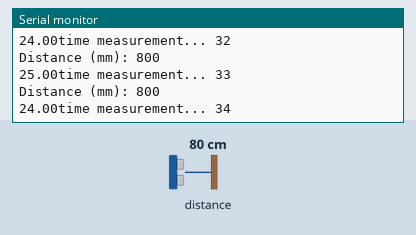
Recording of a sketch running on a simulated Arduino Uno, built with avr-gcc and run on an emulated ATmega328P. On the bench: the last lines printed to the serial monitor. The test bench sets the inputs (shaded band); at power-on: distance to the obstacle 80 cm.

Above: at 1.2 s.
1.3 s: distance to the obstacle set to 250 cm
At 1.37 s:
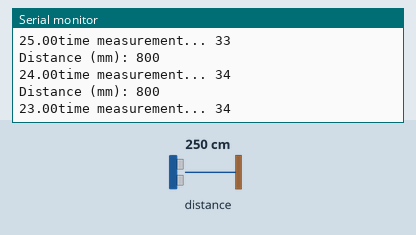
3.0 s: distance to the obstacle set to 2 cm
At 3.11 s:
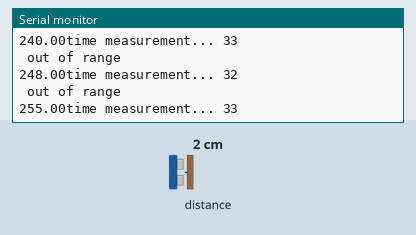
Timing chart, 0 to 6.0 s (numbered marks = the images above; inputs shaded):
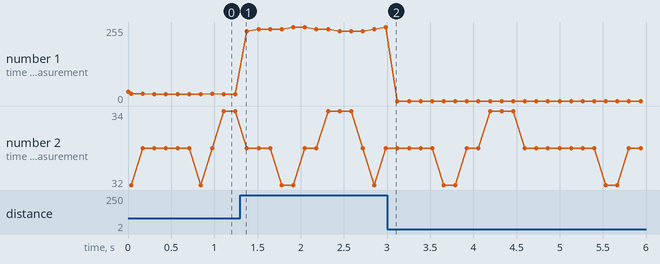

The sketch:

vl53i0xtest_coe.ino
```cpp
#include "Adafruit_VL53L0X.h"

Adafruit_VL53L0X lox = Adafruit_VL53L0X();

void setup() {
  Serial.begin(115200);

  // wait until serial port opens for native USB devices
  while (! Serial) {
    delay(1);
  }

  Serial.println("Adafruit VL53L0X test");
  if (!lox.begin()) {
    Serial.println(F("Failed to boot VL53L0X"));
    while(1);
  }
  // power
  Serial.println(F("VL53L0X API Simple Ranging example\n\n"));
}


void loop()
{
  VL53L0X_RangingMeasurementData_t measure;
  unsigned int measuring_time = 0;
  unsigned int measuring_time2 = 0;
  unsigned int main_time = 0;
  Serial.print("time measurement... ");
  measuring_time = millis();
  lox.rangingTest(&measure, false); // pass in 'true' to get debug data printout!
  measuring_time2 = millis();
  main_time = measuring_time2 - measuring_time;
  Serial.println(main_time);
  if (measure.RangeStatus != 4) {
    // phase failures have incorrect data
    Serial.print("Distance (mm): "); Serial.println(measure.RangeMilliMeter);
  } else {
    Serial.println(" out of range ");
  }
  float speeds = measure.RangeMilliMeter/main_time;
  Serial.print(speeds);

  delay(100);
}
```

Measured:
- plotted number 1: 23 → 255 after the input at 1.3 s
